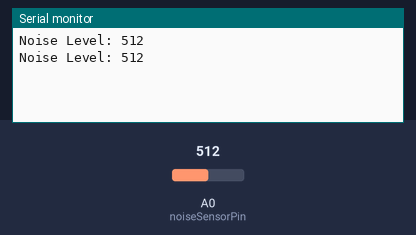
A sketch run on a simulated Arduino Uno, built with avr-gcc and run on an emulated ATmega328P. Shown: the last lines printed to the serial monitor. The inputs (shaded band) are chosen by the test bench; at power-on: A0 (noiseSensorPin) = 512.

Above: at 1.8 s.
1.9 s: A0 (noiseSensorPin) set to 716
At 2.8 s:
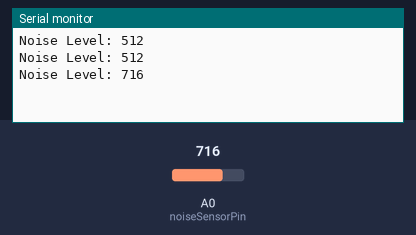
3.4 s: A0 (noiseSensorPin) set to 900
At 4.5 s:
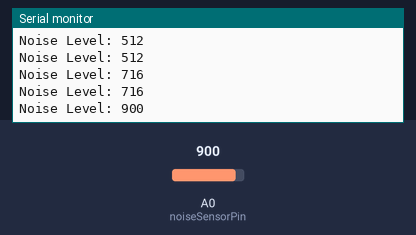
Timing chart, 0 to 6.4 s (numbered marks = the images above; inputs shaded):
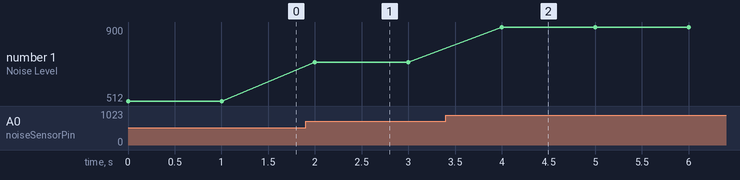

The sketch:

noise_sensor.ino
```cpp
// Define the pin where the noise sensor is connected
const int noiseSensorPin = A0;

void setup() {
  // Initialize serial communication
  pinMode (noiseSensorPin, INPUT);
  Serial.begin(9600);
}

void loop() {
  // Read the analog value from the noise sensor
  int noiseLevel = analogRead(noiseSensorPin);

  // Print the noise level to the serial monitor
  Serial.print("Noise Level: ");
  Serial.println(noiseLevel);

  // You can add additional logic here based on the noise level read
  // For example, triggering an action if the noise level exceeds a certain threshold

  delay(1000); // Delay to make readings less frequent (adjust as needed)
}
```

Measured:
- after the input at 1.9 s, the serial monitor: prints a new line after 0.10 s (image 1)
- after the input at 3.4 s, the serial monitor: prints a new line after 0.60 s (image 2)
- plotted number 1: 512 → 716 after the input at 1.9 s, 716 → 900 after the input at 3.4 s
